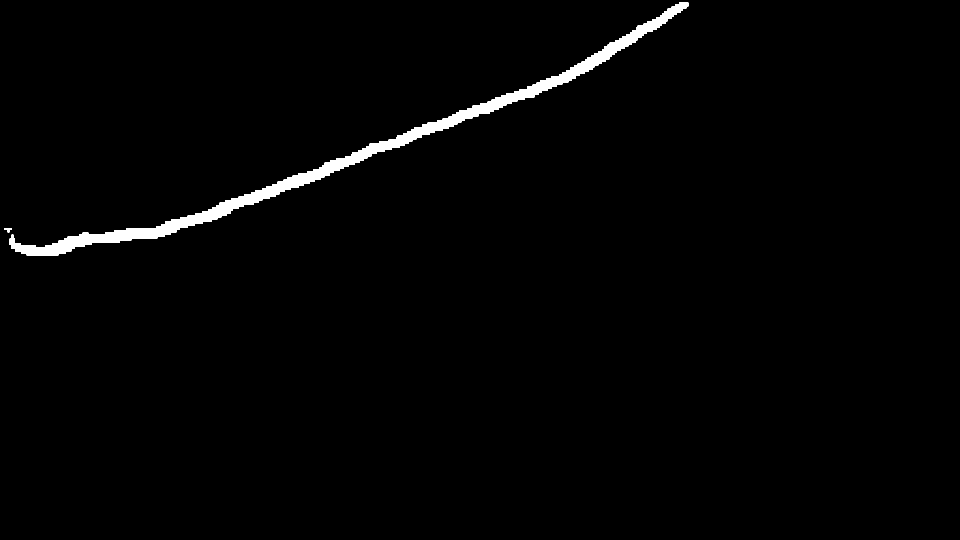
#> input picture src/lane_detector/src/lane_detector/development/predictions/camera1010.png, 1920 x 1080 px, given in place of camera0.png, which was not available (shown at 1/2 size)
$ python BinaryToFit.py
#> lines starting #> are read from the running program, lines starting #| are printed output that depends on the picture; after the words box and inside, x2 and y2 are one past the last pixel; in counts of white or black regions, pixels touching at a corner belong together; pictures that were not available may be replaced by others from this repository, and a replacement may not be noted
import time

import cv2
import numpy as np
from matplotlib import pyplot as plt


class BinaryToFit:
    def __init__(self, show_results=False, camera_type='left', callback=None):
        # was the line detected in the last iteration?
#> further down, image is the input picture: shape (1080, 1920, 3); 1.5% white; 2 white regions, box (x1, y1, x2, y2) and area: (19, 5, 1377, 511) 30230, (8, 456, 23, 465) 80
        self.detected = False
        # x values of the last n fits of the line
        self.recent_xfit = [0, 0, 0]
        # whether oor not to draw results to cv2 (use for debugging)
        self.show_results = show_results
        # the most resent binary_image
        self.binary_image = None
        self.outlied = True
        self.camera_type = camera_type

        self.visualize_callback = callback

        # Images will be rotated according to the type of camera.
        # It can only be left oor right.
        if camera_type == 'left':
            self.image_rotation_matrix = cv2.ROTATE_90_COUNTERCLOCKWISE
        else:
            self.image_rotation_matrix = cv2.ROTATE_90_CLOCKWISE

    def getFitParams(self, binary_image):
        self.binary_image = cv2.rotate(binary_image, self.image_rotation_matrix)
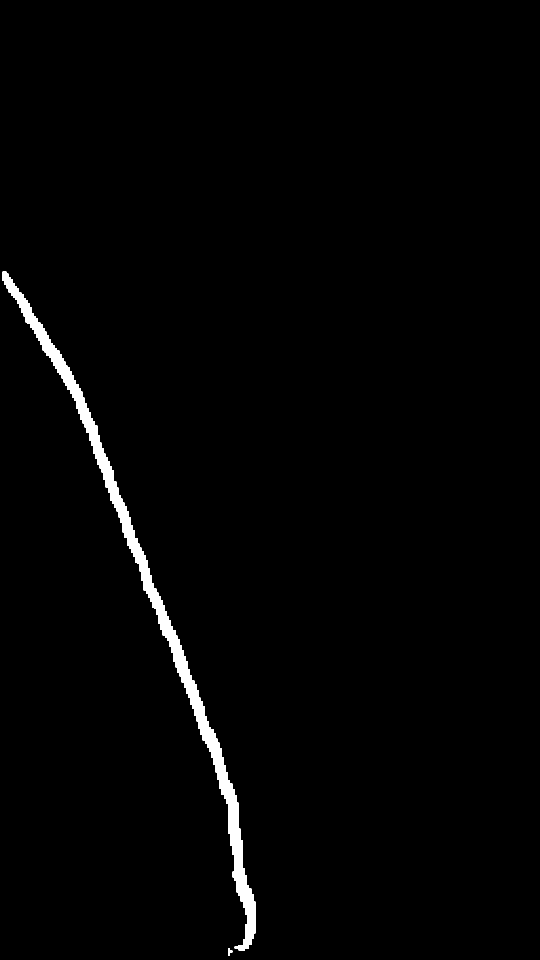
#> self.binary_image: shape (1920, 1080) float64 (shown at 1/2 size); values 0 (black) and 1 (white), 1.5% white; 2 white regions, box (x1, y1, x2, y2) and area: (5, 543, 511, 1901) 30230, (456, 1897, 465, 1912) 80

        # If last image detected a line don't calculate the histogram again
        if self.detected:
            x, y = self.searchAroundPoly()
        else:
            x, y = self.applyHistorgram()
        # Fit new polynomials
        self.fitPoly(x, y, self.binary_image.shape)

        return self.recent_xfit

    def applyHistorgram(self):
        # Take a histogram of the bottom half of the image
        histogram = np.sum(self.binary_image, axis=0)
#> histogram = 1080 values, max 184 at index 473, min 0 at index 0, mean 28.06

        # Find the peak of the left and right halves of the histogram
        # These will be the starting point for the left and right lines
        x_base = np.argmax(histogram)
#> x_base = 473

        # HYPERPARAMETERS
        # Choose the number of sliding windows
        nwindows = 10
        # Set the width of the windows +/- margin
        margin = 50
        # Set minimum number of pixels found to recenter window
        minpix = 50

        # Set height of windows - based on nwindows above and image shape
        window_height = np.int32(self.binary_image.shape[0] // nwindows)
#> window_height = 192
        # Identify the x and y positions of all nonzero pixels in the image
        nonzero = self.binary_image.nonzero()
#> nonzero = 30310 positions, rows 543 to 1911, columns 5 to 510
        nonzeroy = np.array(nonzero[0])
        nonzerox = np.array(nonzero[1])
        # Current positions to be updated later for each window in nwindows
        x_current = x_base
#> x_current = 473

        # Create empty lists to receive left and right lane pixel indices
        lane_inds = []

        # Step through the windows one by one
        for window in range(nwindows):
            # Identify window boundaries in x and y (and right and left)
            win_y_low = self.binary_image.shape[0] - (window + 1) * window_height
            win_y_high = self.binary_image.shape[0] - window * window_height
            win_x_low = x_current - margin
            win_x_high = x_current + margin

            # Identify the nonzero pixels in x and y within the window #
            good_inds = ((nonzeroy >= win_y_low) & (nonzeroy < win_y_high) &
                         (nonzerox >= win_x_low) & (nonzerox < win_x_high)).nonzero()[0]

            # Append these indices to the lists
            lane_inds.append(good_inds)

            # If you found > minpix pixels, recenter next window on their mean position
            if len(good_inds) > minpix:
                x_current = np.int32(np.mean(nonzerox[good_inds]))
#> this loop made 10 passes
#> (win_x_low, win_x_high, x_current) on passes 1 to 3: (423, 523, 490), (440, 540, 464), (414, 514, 429)
#> (win_x_low, win_x_high) on passes 5 to 10: (379, 479), (379, 479), (379, 479), (379, 479), (379, 479), (379, 479)
#> after the loop, lane_inds = 10 items

        # Concatenate the arrays of indices (previously was a list of lists of pixels)
        try:
            lane_inds = np.concatenate(lane_inds)
#> lane_inds = 9583 values, max 30309 at index 3862, min 17664 at index 9577, mean 25474.5
            self.detected = True
        except ValueError:
            # Avoids an error if the above is not implemented fully
            pass

        # Extract left and right line pixel positions
        x = nonzerox[lane_inds]
#> x = 9583 values, max 510 at index 1865, min 379 at index 9577, mean 468.5
        y = nonzeroy[lane_inds]
#> y = 9583 values, max 1911 at index 3859, min 1338 at index 9577, mean 1680.8
#> in getFitParams, `x, y = self.applyHistorgram()`: x has the same summary as y in applyHistorgram; y has the same summary as x in applyHistorgram

        return y, x

    def searchAroundPoly(self):
        # HYPERPARAMETER
        # Choose the width of the margin around the previous polynomial to search
        # The quiz grader expects 100 here, but feel free to tune on your own!
        margin = 20

        # Grab activated pixels
        nonzero = self.binary_image.nonzero()
        nonzeroy = np.array(nonzero[0])
        nonzerox = np.array(nonzero[1])

        # Set the area of search based on activated x-values
        # within the +/- margin of our polynomial function
        # Hint: consider the window areas for the similarly named variables
        # in the previous quiz, but change the windows to our new search area
        lane_inds = ((nonzerox < (self.recent_xfit[0] * (nonzeroy**2) + self.recent_xfit[1] * nonzeroy + self.recent_xfit[2] + margin))
                     & (nonzerox > (self.recent_xfit[0] * (nonzeroy**2) + self.recent_xfit[1] * nonzeroy + self.recent_xfit[2] - margin)))

        # Again, extract left and right line pixel positions
        x = nonzerox[lane_inds]
        y = nonzeroy[lane_inds]

        return y, x

    def fitPoly(self, x, y, binary_image_shape):
#> called with x = array of shape (9583,), y = array of shape (9583,), binary_image_shape = (1920, 1080)
        try:
            # Fit a first order polynomial to each with np.polyfit()
            self.recent_xfit = np.polyfit(x, y, 2)
#> self.recent_xfit = [-0.000366, 1.4, -851.5]
            '''if abs(self.recent_xfit[0] - fit[0]) < 0.3 or self.outlied:
                self.recent_xfit = fit
                self.outlied = False
            else:
                self.outlied = True'''

        except:
            self.detected = False

        # Visualization
        if self.show_results:
            tmp_img = self.binary_image*255
            draw_img = np.dstack((tmp_img, tmp_img, tmp_img))

            # Generate x and y values for plotting
            ploty = np.linspace(0, binary_image_shape[0] - 1, binary_image_shape[0], dtype=np.int32)
            try:
                plotx = self.recent_xfit[0] * (ploty**2) + self.recent_xfit[1] * ploty + self.recent_xfit[2]
#> plotx = 1920 values, max 495 at index 1918, min -851.5 at index 0, mean 46.28
            except TypeError:
                # Avoids an error if `left` and `right_fit` are still none or incorrect
                print('The function failed to fit a line!')
                self.detected = False
                plotx = ploty

            plotx = np.int32(plotx)
#> plotx = 1920 values from -851 to 495
            cv2.polylines(draw_img, [np.asarray([plotx, ploty]).T], False, (0, 0, 255), thickness=3)
            cv2.circle(draw_img, (103, 500), radius=5, color=(255, 255, 0))
            cv2.imshow(self.camera_type, draw_img)
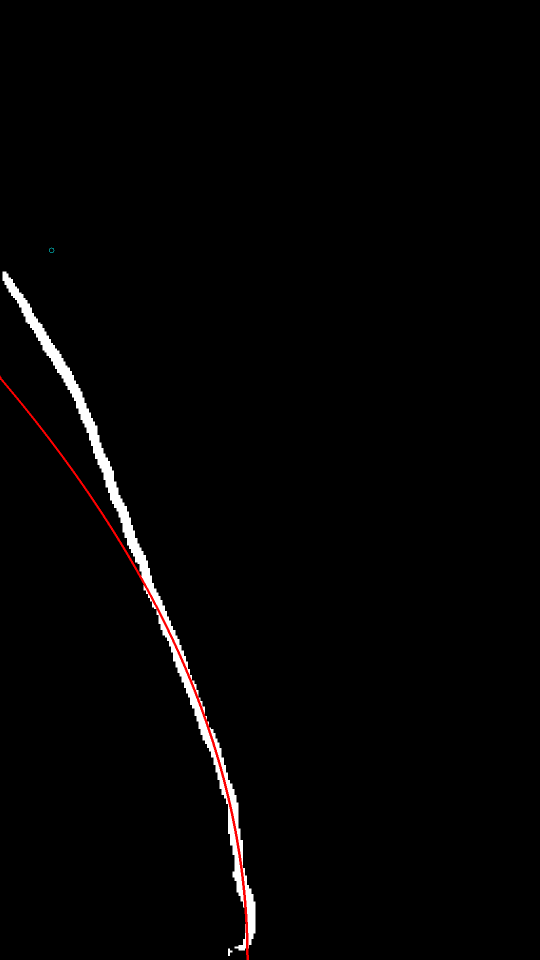
#> window 'left': shape (1920, 1080, 3) (shown at 1/2 size); mean B, G, R 3.3, 3.3, 4
            cv2.waitKey(1)


if __name__ == '__main__':
    fitter = BinaryToFit(show_results=True, camera_type='left')

    for i in range(0, 1000):
        start = time.time()
        image = cv2.imread(f"development/predictions/camera{i}.png")
        image = image[:, :, 0] / 255
        fitter.getFitParams(image)
        print(f"FPS: {1/(time.time() - start)}")
#> pass 2 of the loop `for i in range(0, 1000):`:
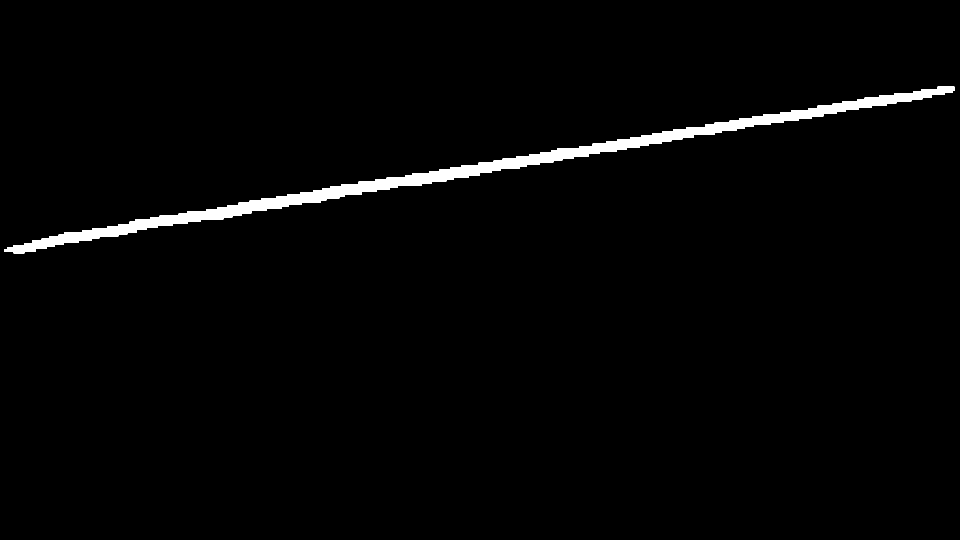
#> input picture src/lane_detector/src/lane_detector/development/predictions/camera1035.png, 1920 x 1080 px, given in place of camera1.png, which was not available (shown at 1/2 size)
#> image is the input picture: shape (1080, 1920, 3); 1.8% white; 1 white region, box (x1, y1, x2, y2) and area: (8, 173, 1909, 507) 38270
#> in getFitParams (call 2), `self.binary_image = cv2.rotate(binary_image, self.image_rotation_matrix)`:
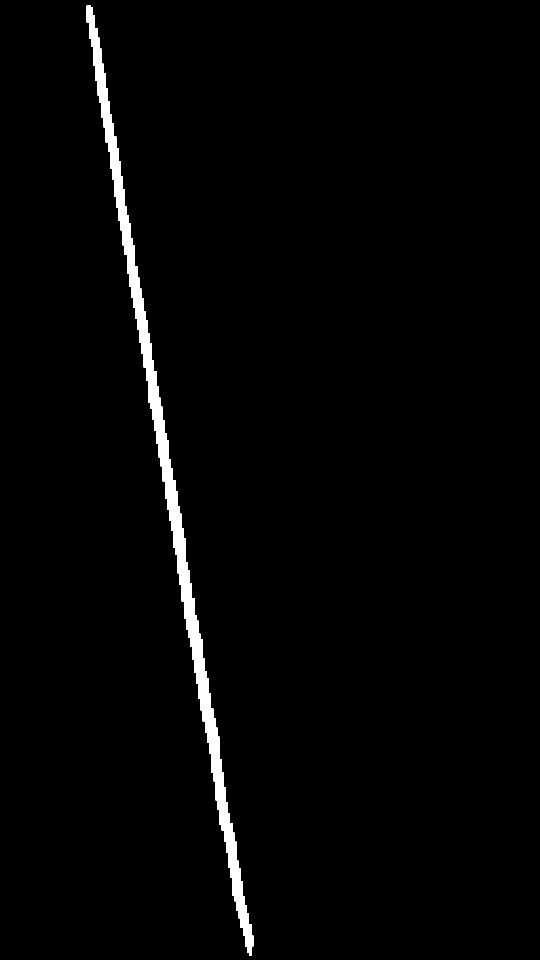
#> self.binary_image: shape (1920, 1080) float64 (shown at 1/2 size); values 0 (black) and 1 (white), 1.8% white; 1 white region, box (x1, y1, x2, y2) and area: (173, 11, 507, 1912) 38270
#> in searchAroundPoly, `nonzero = self.binary_image.nonzero()`: nonzero = 38270 positions, rows 11 to 1911, columns 173 to 506
#> in searchAroundPoly, `x = nonzerox[lane_inds]`: x = 9673 values, max 506 at index 9172, min 389 at index 0, mean 449.6
#> in searchAroundPoly, `y = nonzeroy[lane_inds]`: y = 9673 values from 1332 to 1911
#> in getFitParams (call 2), `x, y = self.searchAroundPoly()`: y has the same summary as x in searchAroundPoly
#> self.recent_xfit = [-3.03e-05, 0.28, 75.25]
#> in fitPoly (call 2), `plotx = self.recent_xfit[0] * (ploty**2) + self.recent_xfit[1] * ploty..`: plotx = 1920 values from 75.25 to 501.8
#> in fitPoly (call 2), `plotx = np.int32(plotx)`: plotx = 1920 values from 75 to 501
#> in fitPoly (call 2), `cv2.imshow(self.camera_type, draw_img)`:
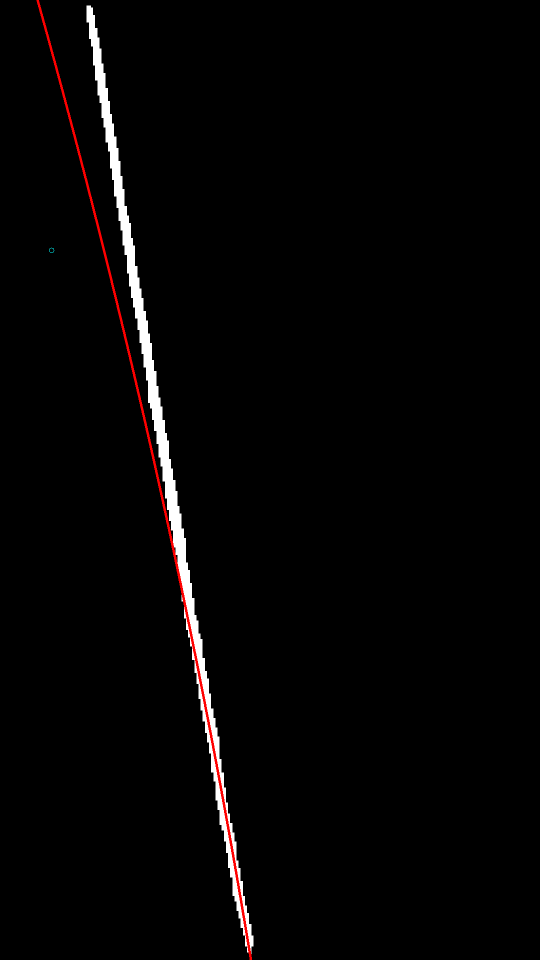
#> window 'left': shape (1920, 1080, 3) (shown at 1/2 size); mean B, G, R 4.2, 4.2, 5.4
#> (the run stopped early here; a loop or call above may not have finished)
